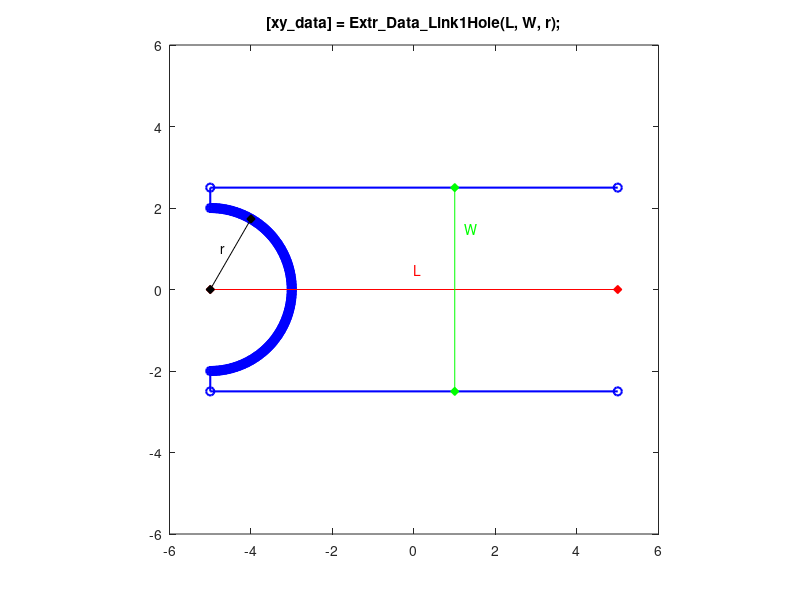

MATLAB code for this plot:
function [xy_data] = Extr_Data_Link1Hole(L, W, r)
%Extr_Data_Link1Hole Produce extrusion data for a link with half a hole at one end.
%   [xy_data] = Extr_Data_Link1Hole(L, W, r)
%   This function returns x-y data for a link with half a hole at one end.  
%   You can specify:
%       Length      L
%       Width       W
%       Hole radius r
%
%   To see a plot showing parameter values, enter the name
%   of the function with no arguments
%   >> Extr_Data_Link1Hole

% DEFAULT DATA TO SHOW DIAGRAM
if (nargin == 0)
    L = 10;
    W = 5;
    r = 2;
end

top_xsec = [L/2 W/2; -L/2 W/2];
theta = (90:-1:-90)*pi/180;
semi_hole_xsec = [-L/2+r*cos(theta') r*sin(theta')];
bottom_xsec = [-L/2 -W/2; L/2 -W/2];
xy_data = [ top_xsec; semi_hole_xsec; bottom_xsec];

% PLOT DIAGRAM TO SHOW PARAMETERS AND EXTRUSION
if (nargin == 0)
    % PLOT EXTRUSION
    plot(xy_data(:,1),xy_data(:,2),'b-o','LineWidth',1.5);
    axis('square');
    axis([-6 6 -6 6]);
    
    % SHOW PARAMETERS
    hold on
    
    plot([-L/2 L/2],[0 0],'r-d','MarkerFaceColor','r');
    text(0,0.5,'{\color{red}L}');
    plot([1 1],[-W/2 W/2],'g-d','MarkerFaceColor','g');
    text(1.25,1.5,'{\color{green}W}');
    plot([-L/2 -L/2+r*sin(30*pi/180)],[0 r*cos(30*pi/180)],'k-d','MarkerFaceColor','k');
    text(-4.75,1,'r');

    title(['[xy\_data] = Extr\_Data\_Link1Hole(L, W, r);']);

    hold off
    clear xy_data
end
